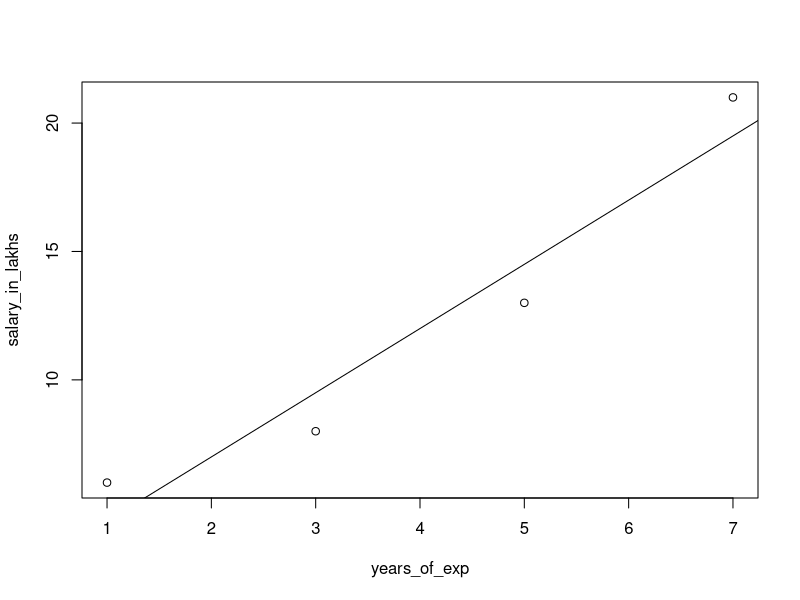

R code for this plot:
years_of_exp = c(7,5,1,3)
salary_in_lakhs = c(21,13,6,8)
#employee.data = data.frame(satisfaction_score, years_of_exp, salary_in_lakhs)
employee.data = data.frame(years_of_exp, salary_in_lakhs)
employee.data
# Estimation of the salary of an employee, based on his year of experience and satisfaction score in his company.
model <- lm(salary_in_lakhs ~ years_of_exp, data = employee.data)
summary(model)
# The formula of Regression becomes
# Y = 2 + 2.5*year_of_Exp
# Visualization of Regression
plot(salary_in_lakhs ~ years_of_exp, data = employee.data)
abline(model)